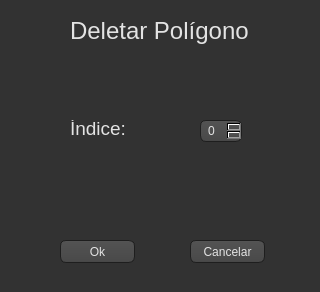
<?xml version="1.0" encoding="UTF-8"?>
<ui version="4.0">
 <class>deleteItem</class>
 <widget class="QDialog" name="deleteItem">
  <property name="geometry">
   <rect>
    <x>0</x>
    <y>0</y>
    <width>320</width>
    <height>292</height>
   </rect>
  </property>
  <property name="windowTitle">
   <string>Dialog</string>
  </property>
  <property name="styleSheet">
   <string notr="true"> color: #404040;
    background-color: #323232;
</string>
  </property>
  <widget class="QPushButton" name="pushButton">
   <property name="geometry">
    <rect>
     <x>60</x>
     <y>240</y>
     <width>75</width>
     <height>23</height>
    </rect>
   </property>
   <property name="styleSheet">
    <string notr="true">color: rgb(227, 227, 227);
background-color: QLinearGradient( x1: 0, y1: 0, x2: 0, y2: 1, stop: 0 #565656, stop: 0.1 #525252, stop: 0.5 #4e4e4e, stop: 0.9 #4a4a4a, stop: 1 #464646);
border-width: 1px;
border-color: #1e1e1e;
border-style: solid;
border-radius: 6;
padding: 3px;
font-size: 12px;
padding-left: 5px;
padding-right: 5px;</string>
   </property>
   <property name="text">
    <string>Ok</string>
   </property>
  </widget>
  <widget class="QPushButton" name="pushButton_2">
   <property name="geometry">
    <rect>
     <x>190</x>
     <y>240</y>
     <width>75</width>
     <height>23</height>
    </rect>
   </property>
   <property name="styleSheet">
    <string notr="true">color: rgb(227, 227, 227);
background-color: QLinearGradient( x1: 0, y1: 0, x2: 0, y2: 1, stop: 0 #565656, stop: 0.1 #525252, stop: 0.5 #4e4e4e, stop: 0.9 #4a4a4a, stop: 1 #464646);
border-width: 1px;
border-color: #1e1e1e;
border-style: solid;
border-radius: 6;
padding: 3px;
font-size: 12px;
padding-left: 5px;
padding-right: 5px;</string>
   </property>
   <property name="text">
    <string>Cancelar</string>
   </property>
  </widget>
  <widget class="QLabel" name="label">
   <property name="geometry">
    <rect>
     <x>70</x>
     <y>10</y>
     <width>181</width>
     <height>41</height>
    </rect>
   </property>
   <property name="font">
    <font>
     <pointsize>18</pointsize>
    </font>
   </property>
   <property name="styleSheet">
    <string notr="true">color: rgb(227, 227, 227);</string>
   </property>
   <property name="text">
    <string>Deletar Polígono</string>
   </property>
  </widget>
  <widget class="QLabel" name="label_2">
   <property name="geometry">
    <rect>
     <x>70</x>
     <y>120</y>
     <width>101</width>
     <height>16</height>
    </rect>
   </property>
   <property name="font">
    <font>
     <pointsize>14</pointsize>
    </font>
   </property>
   <property name="styleSheet">
    <string notr="true">color: rgb(227, 227, 227);</string>
   </property>
   <property name="text">
    <string>Índice:</string>
   </property>
  </widget>
  <widget class="QSpinBox" name="spinBox">
   <property name="geometry">
    <rect>
     <x>200</x>
     <y>120</y>
     <width>42</width>
     <height>22</height>
    </rect>
   </property>
   <property name="styleSheet">
    <string notr="true">color: rgb(227, 227, 227);
background-color: QLinearGradient( x1: 0, y1: 0, x2: 0, y2: 1, stop: 0 #565656, stop: 0.1 #525252, stop: 0.5 #4e4e4e, stop: 0.9 #4a4a4a, stop: 1 #464646);
border-width: 1px;
border-color: #1e1e1e;
border-style: solid;
border-radius: 6;
padding: 3px;
font-size: 12px;
padding-left: 5px;
padding-right: 5px;</string>
   </property>
  </widget>
 </widget>
 <resources/>
 <connections/>
</ui>
